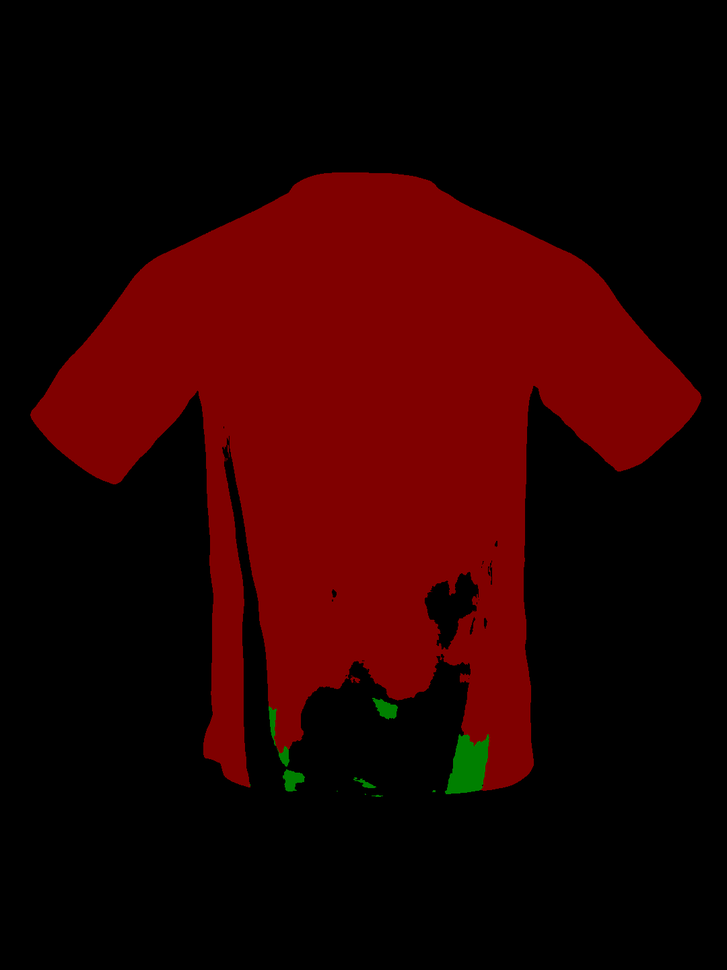
#> input picture output_images/1163.png, 727 x 970 px, shrunk from 1080 x 1440 before the run
$ python Bounding_Box.py
#> lines starting #> are read from the running program, lines starting #| are printed output that depends on the picture
import cv2
import os
import matplotlib.pyplot as plt

img='output_images/1163.png'
img=cv2.imread(img)
#> img is the input picture: shape (970, 727, 3); mean B, G, R 0, 0.5, 38
img=cv2.cvtColor(img,cv2.COLOR_BGR2RGB)
# red top 128,0,0
# blue pants 0,128,0
# yellow dress 128,128,0
height,width,_=img.shape
#> height = 970; width = 727

rx,ry,bx,by,yx,yy=width,height,width,height,width,height
#> rx = 727; ry = 970; bx = 727; by = 970; yx = 727; yy = 970
rw,rh,bw,bh,yw,yh=0,0,0,0,0,0

flagr,flagb,flagy=False,False,False
for i in range(height):
    for j in range(width):
        if(img[i][j][0]==128 and img[i][j][1]==0 and img[i][j][2]==0):
            rx,ry,rw,rh=min(i,rx),min(ry,j),max(i,rw),max(j,rh)
            flagr=True
        elif(img[i][j][0]==00 and img[i][j][1]==128 and img[i][j][2]==0):
            bx,by,bw,bh=min(i,bx),min(by,j),max(i,bw),max(j,bh)
            flagb=True
        elif(img[i][j][0]==128 and img[i][j][1]==128 and img[i][j][2]==0):
            yx,yy,yw,yh=min(i,yx),min(yy,j),max(i,yw),max(j,yh)
            flagy=True

if(flagr==True and flagb==False and flagy==False):
    cv2.rectangle(img,(ry,rx),(rh,rw),(255,0,0),3)
elif(flagb==True and flagr==False and flagy==False):
    cv2.rectangle(img,(by,bx),(bh,bw),(0,255,0),3)
elif(flagy==True and flagb==False and flagr==False):
    cv2.rectangle(img,(yy,yx),(yh,yw),(255,255,0),3)
elif(flagr==True and flagb==True and flagy==False):
    if(rw-rx>bw-bx):
        cv2.rectangle(img,(ry,rx),(rh,rw),(255,0,0),3)
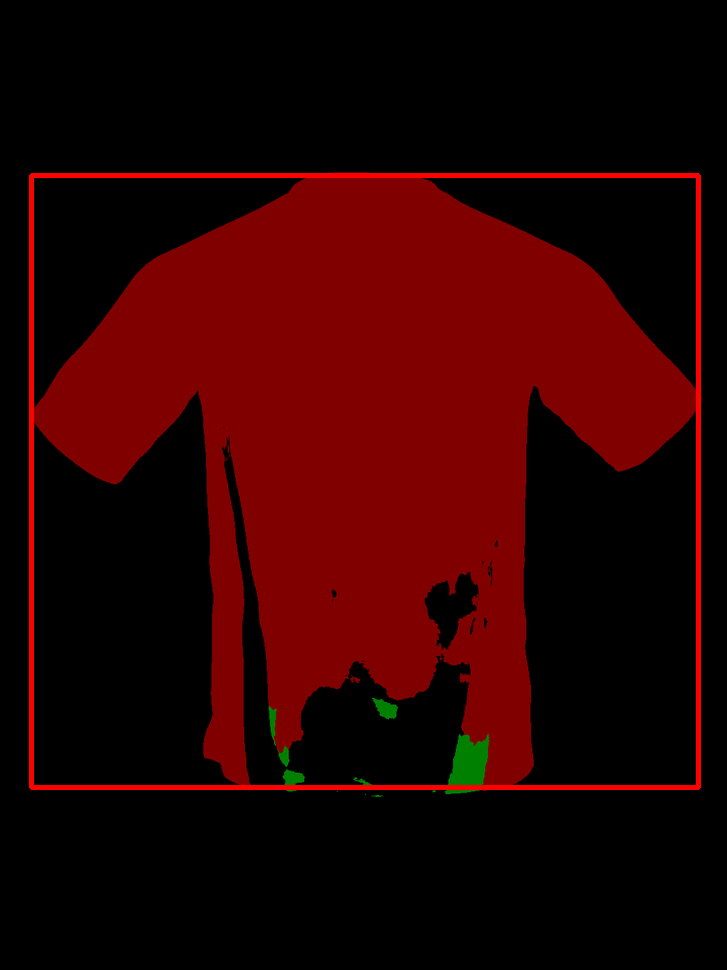
#> img: shape (970, 727, 3); mean R, G, B 42.5, 0.5, 0
    else:
        cv2.rectangle(img,(by,bx),(bh,bw),(0,255,0),3)
elif(flagr==True and flagy==True and flagb==False):
    if(rw-rx>yw-yx):
        cv2.rectangle(img,(ry,rx),(rh,rw),(255,0,0),3)
    else:
        cv2.rectangle(img,(yy,yx),(yh,yw),(255,255,0),3)
elif(flagy==True and flagb==True and flagr==False):
    if(bw-bx>yw-yx):
        cv2.rectangle(img,(by,bx),(bh,bw),(0,255,0),3)
    else:
        cv2.rectangle(img,(yy,yx),(yh,yw),(255,255,0),3)
elif(flagr==True and flagb==True and flagy==True):
    if(rw-rx>bw-bx and rw-rx>yw-yx):
        cv2.rectangle(img,(ry,rx),(rh,rw),(255,0,0),3)
    elif(bw-bx>rw-rx and bw-bx>yw-yx):
        cv2.rectangle(img,(by,bx),(bh,bw),(0,255,0),3)
    else:
        cv2.rectangle(img,(yy,yx),(yh,yw),(255,255,0),3)

plt.figure()
plt.imshow(img)
plt.show()
'''
앱에서 찍는 이미지의 경우 가장 박스가 큰 하나만 처리하는 방식이 좋을듯
'''

$ run again, with output_images/23328.png copied over output_images/1163.png
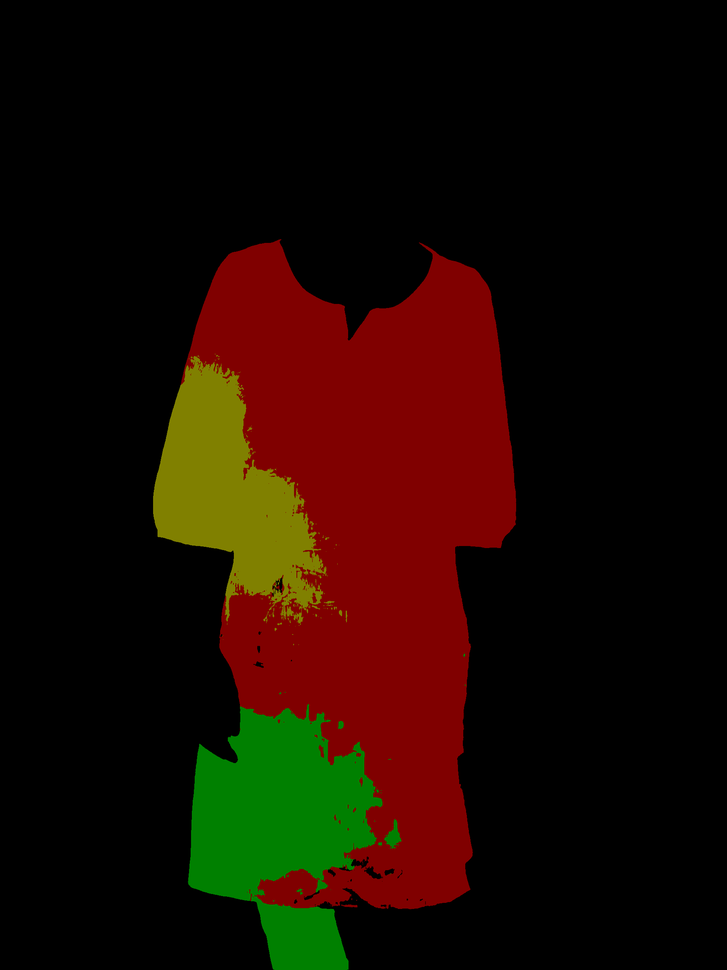
#> input picture output_images/23328.png, 727 x 970 px, shrunk from 1800 x 2400 before the run
#> img is the input picture: shape (970, 727, 3); mean B, G, R 0, 9.8, 27.3
#> `cv2.rectangle(img,(ry,rx),(rh,rw),(255,0,0),3)`:
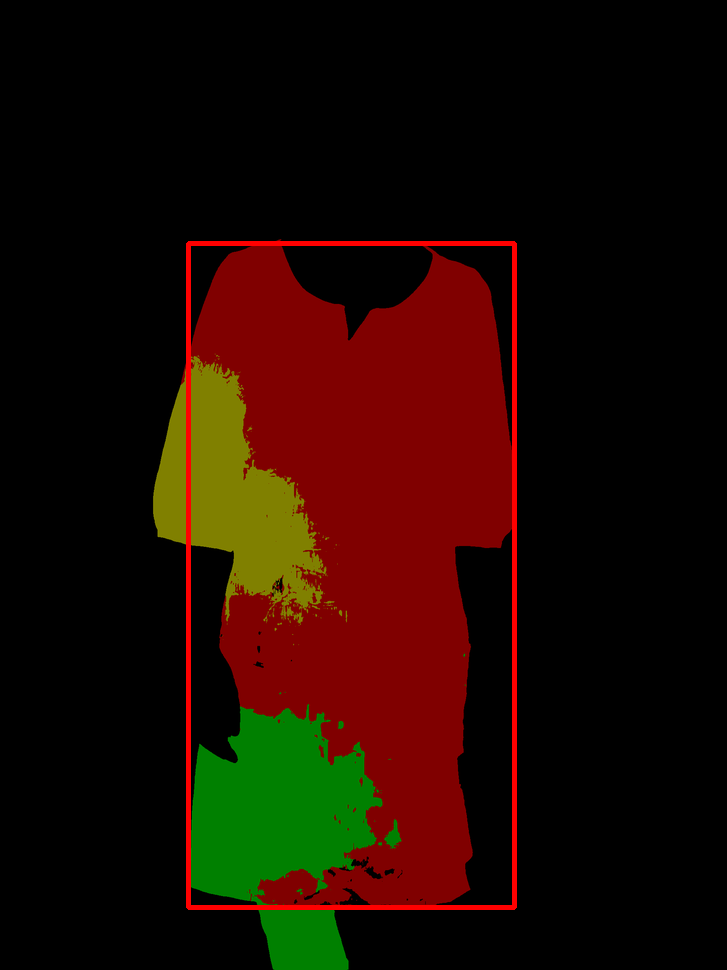
#> img: shape (970, 727, 3); mean R, G, B 30.6, 9.6, 0

$ run again, with output_images/33.png copied over output_images/1163.png
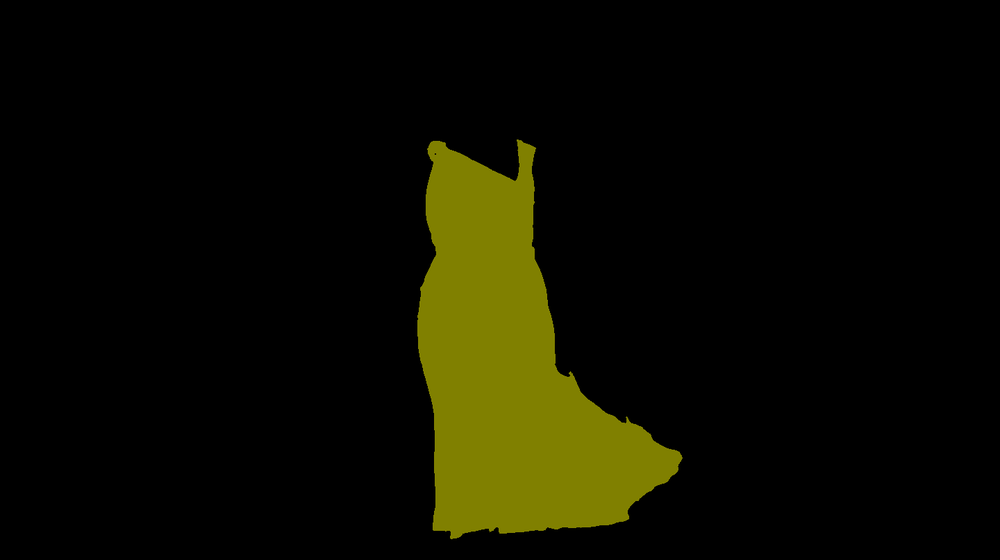
#> input picture output_images/33.png, 1000 x 560 px, shrunk from 1440 x 807 before the run
#> img is the input picture: shape (560, 1000, 3); mean B, G, R 0, 12.9, 12.9
#> `cv2.rectangle(img,(yy,yx),(yh,yw),(255,255,0),3)`:
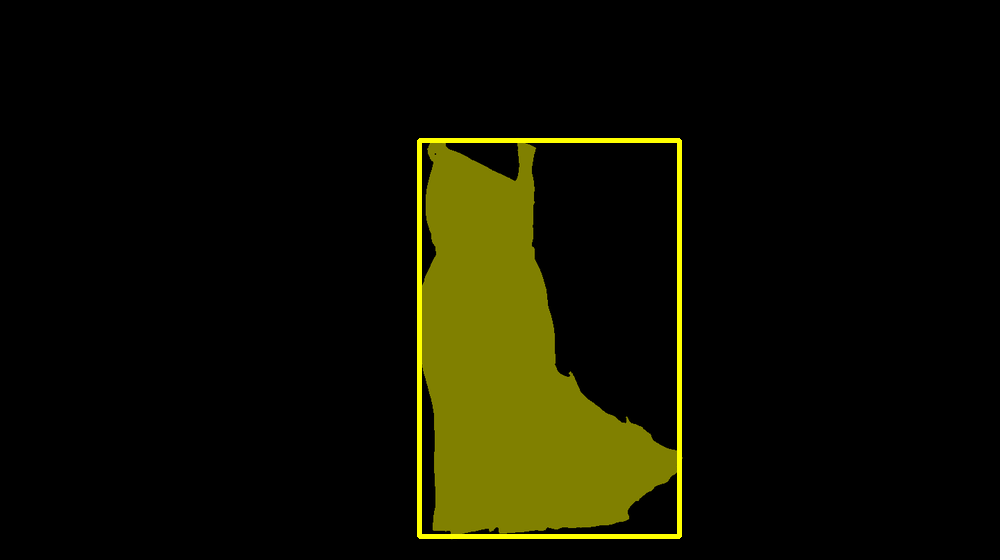
#> img: shape (560, 1000, 3); mean R, G, B 15.8, 15.8, 0
